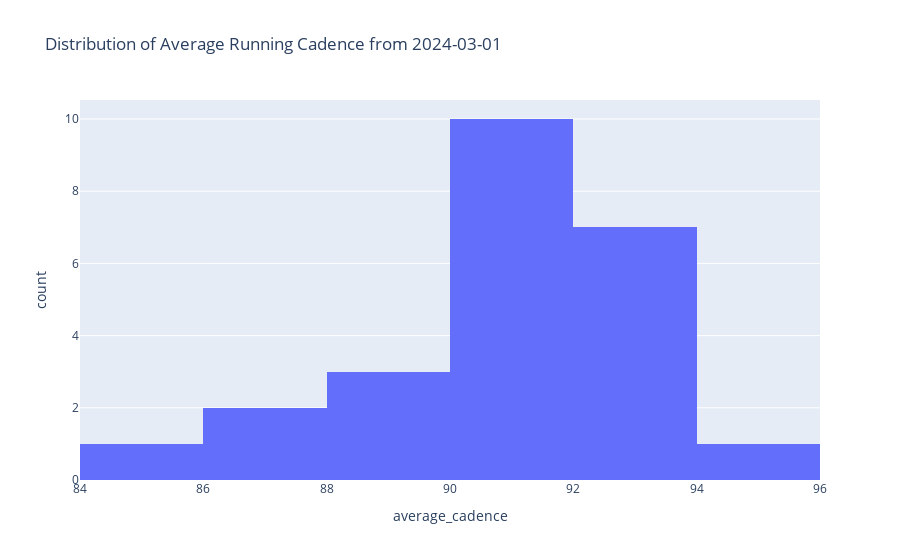

The code cell stored with this chart in its notebook:
### Markdown cell above
## Running Cadence Analysis

Running Cadence measures steps per a minute. The optimal running cadence is between 170 - 180spm according to scientific studies. 

Studies have found low cadence can result in being more injury prone;  we analyse distribution of running cadence and average running cadence over time

### Code cell
# distribution of average running cadence graph 
earliest_running_date = running_data["start_date"].dt.date.min()
fig = px.histogram(running_data, x="average_cadence", title = f"Distribution of Average Running Cadence from {earliest_running_date}" )
fig.show()

### Figure 1 — Plotly figure (JSON) as saved in the notebook; plotly's stock layout.template omitted (floating-point values rounded to 4 significant figures)
{"data": [{"alignmentgroup": "True", "bingroup": "x", "hovertemplate": "average_cadence=%{x}<br>count=%{y}<extra></extra>", "legendgroup": "", "marker": {"color": "#636efa", "pattern": {"shape": ""}}, "name": "", "offsetgroup": "", "orientation": "v", "showlegend": false, "type": "histogram", "x": [90.3, 93.5, 89.8, 91.3, 90, 87.2, 88, 93.5, 88.1, 90.1, 92.5, 95, 92.3, 91.9, 93.8, 90.3, 93.9, 90.2, 92.2, 91.1, 91.6, 85.9, 90.1, 87.4], "xaxis": "x", "yaxis": "y"}], "layout": {"autosize": true, "barmode": "relative", "legend": {"tracegroupgap": 0}, "title": {"text": "Distribution of Average Running Cadence from 2024-03-01"}, "xaxis": {"anchor": "y", "autorange": true, "domain": [0, 1], "range": [84, 96], "title": {"text": "average_cadence"}, "type": "linear"}, "yaxis": {"anchor": "x", "autorange": true, "domain": [0, 1], "range": [0, 10.53], "title": {"text": "count"}}}}
